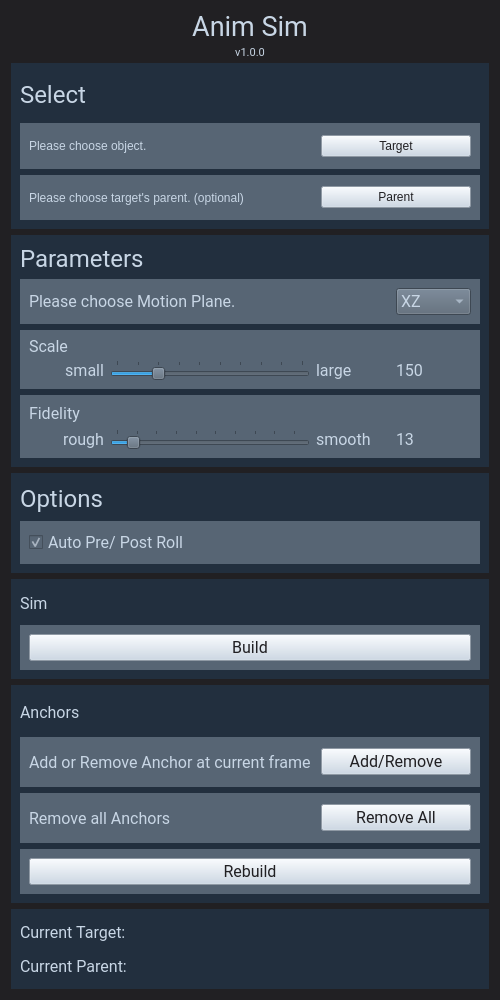
<?xml version="1.0" encoding="UTF-8"?>
<ui version="4.0">
 <class>wgAnimSim</class>
 <widget class="QWidget" name="wgAnimSim">
  <property name="geometry">
   <rect>
    <x>0</x>
    <y>0</y>
    <width>500</width>
    <height>1000</height>
   </rect>
  </property>
  <property name="maximumSize">
   <size>
    <width>500</width>
    <height>1000</height>
   </size>
  </property>
  <property name="font">
   <font>
    <family>Roboto</family>
    <pointsize>12</pointsize>
   </font>
  </property>
  <property name="windowTitle">
   <string>AnimSim</string>
  </property>
  <property name="windowIcon">
   <iconset resource="animSim.qrc">
    <normaloff>:/arrows/img/helicopter-icon-21952.png</normaloff>:/arrows/img/helicopter-icon-21952.png</iconset>
  </property>
  <property name="styleSheet">
   <string notr="true">background-color: rgb(33, 32, 35);
color: rgb(200, 214, 229);
font: 12pt &quot;Roboto&quot;;</string>
  </property>
  <layout class="QVBoxLayout" name="verticalLayout">
   <item>
    <layout class="QVBoxLayout" name="verticalLayout_2" stretch="0,0,0">
     <item>
      <widget class="QLabel" name="label">
       <property name="maximumSize">
        <size>
         <width>16777215</width>
         <height>30</height>
        </size>
       </property>
       <property name="font">
        <font>
         <family>Roboto</family>
         <pointsize>20</pointsize>
         <weight>50</weight>
         <italic>false</italic>
         <bold>false</bold>
        </font>
       </property>
       <property name="styleSheet">
        <string notr="true">font: 20pt &quot;Roboto&quot;;</string>
       </property>
       <property name="text">
        <string>Anim Sim</string>
       </property>
       <property name="alignment">
        <set>Qt::AlignCenter</set>
       </property>
      </widget>
     </item>
     <item>
      <widget class="QLabel" name="lblVersion">
       <property name="maximumSize">
        <size>
         <width>16777215</width>
         <height>10</height>
        </size>
       </property>
       <property name="font">
        <font>
         <family>Roboto</family>
         <pointsize>8</pointsize>
         <weight>50</weight>
         <italic>false</italic>
         <bold>false</bold>
        </font>
       </property>
       <property name="styleSheet">
        <string notr="true">font: 8pt &quot;Roboto&quot;;</string>
       </property>
       <property name="text">
        <string>v1.0.0</string>
       </property>
       <property name="alignment">
        <set>Qt::AlignCenter</set>
       </property>
      </widget>
     </item>
     <item>
      <widget class="QWidget" name="wgSelect" native="true">
       <property name="font">
        <font>
         <family>Roboto</family>
         <pointsize>12</pointsize>
        </font>
       </property>
       <property name="styleSheet">
        <string notr="true">background-color: rgb(34, 47, 62);</string>
       </property>
       <layout class="QVBoxLayout" name="verticalLayout_5">
        <item>
         <widget class="QLabel" name="label_3">
          <property name="maximumSize">
           <size>
            <width>16777215</width>
            <height>50</height>
           </size>
          </property>
          <property name="font">
           <font>
            <family>Roboto</family>
            <pointsize>18</pointsize>
            <weight>50</weight>
            <italic>false</italic>
            <bold>false</bold>
           </font>
          </property>
          <property name="styleSheet">
           <string notr="true">font: 18pt &quot;Roboto&quot;;</string>
          </property>
          <property name="text">
           <string>Select</string>
          </property>
         </widget>
        </item>
        <item>
         <widget class="QWidget" name="widget_2" native="true">
          <property name="maximumSize">
           <size>
            <width>16777215</width>
            <height>50</height>
           </size>
          </property>
          <property name="font">
           <font>
            <family>Roboto</family>
            <pointsize>12</pointsize>
           </font>
          </property>
          <property name="styleSheet">
           <string notr="true">background-color: rgb(87, 101, 116);</string>
          </property>
          <layout class="QHBoxLayout" name="horizontalLayout">
           <item>
            <widget class="QLabel" name="label_4">
             <property name="text">
              <string>Please choose object.</string>
             </property>
            </widget>
           </item>
           <item>
            <widget class="QPushButton" name="btnTarget">
             <property name="minimumSize">
              <size>
               <width>150</width>
               <height>0</height>
              </size>
             </property>
             <property name="maximumSize">
              <size>
               <width>150</width>
               <height>16777215</height>
              </size>
             </property>
             <property name="styleSheet">
              <string notr="true">background-color: rgb(200, 214, 229);
color: rgb(33, 32, 35);</string>
             </property>
             <property name="text">
              <string>Target</string>
             </property>
            </widget>
           </item>
          </layout>
         </widget>
        </item>
        <item>
         <widget class="QWidget" name="widget_3" native="true">
          <property name="maximumSize">
           <size>
            <width>16777215</width>
            <height>50</height>
           </size>
          </property>
          <property name="styleSheet">
           <string notr="true">background-color: rgb(87, 101, 116);</string>
          </property>
          <layout class="QHBoxLayout" name="horizontalLayout_3">
           <item>
            <widget class="QLabel" name="label_5">
             <property name="text">
              <string>Please choose target's parent. (optional)</string>
             </property>
            </widget>
           </item>
           <item>
            <widget class="QPushButton" name="btnParent">
             <property name="minimumSize">
              <size>
               <width>150</width>
               <height>0</height>
              </size>
             </property>
             <property name="maximumSize">
              <size>
               <width>150</width>
               <height>16777215</height>
              </size>
             </property>
             <property name="styleSheet">
              <string notr="true">background-color: rgb(200, 214, 229);
color: rgb(33, 32, 35);</string>
             </property>
             <property name="text">
              <string>Parent</string>
             </property>
            </widget>
           </item>
          </layout>
         </widget>
        </item>
       </layout>
      </widget>
     </item>
    </layout>
   </item>
   <item>
    <widget class="QWidget" name="wgParameters" native="true">
     <property name="autoFillBackground">
      <bool>false</bool>
     </property>
     <property name="styleSheet">
      <string notr="true">background-color: rgb(34, 47, 62);</string>
     </property>
     <layout class="QVBoxLayout" name="verticalLayout_3">
      <item>
       <widget class="QLabel" name="label_6">
        <property name="maximumSize">
         <size>
          <width>16777215</width>
          <height>50</height>
         </size>
        </property>
        <property name="font">
         <font>
          <family>Roboto</family>
          <pointsize>18</pointsize>
          <weight>50</weight>
          <italic>false</italic>
          <bold>false</bold>
         </font>
        </property>
        <property name="styleSheet">
         <string notr="true">font: 18pt &quot;Roboto&quot;;</string>
        </property>
        <property name="text">
         <string>Parameters</string>
        </property>
       </widget>
      </item>
      <item>
       <widget class="QWidget" name="wgMotionPlane" native="true">
        <property name="maximumSize">
         <size>
          <width>16777215</width>
          <height>50</height>
         </size>
        </property>
        <property name="styleSheet">
         <string notr="true">background-color: rgb(87, 101, 116);</string>
        </property>
        <layout class="QHBoxLayout" name="horizontalLayout_4">
         <item>
          <widget class="QLabel" name="label_7">
           <property name="text">
            <string>Please choose Motion Plane.</string>
           </property>
          </widget>
         </item>
         <item>
          <widget class="QComboBox" name="cbxMotionPlane">
           <property name="enabled">
            <bool>true</bool>
           </property>
           <property name="maximumSize">
            <size>
             <width>75</width>
             <height>16777215</height>
            </size>
           </property>
           <property name="editable">
            <bool>false</bool>
           </property>
           <property name="currentText">
            <string>XZ</string>
           </property>
           <item>
            <property name="text">
             <string>XZ</string>
            </property>
           </item>
           <item>
            <property name="text">
             <string>XY</string>
            </property>
           </item>
           <item>
            <property name="text">
             <string>YZ</string>
            </property>
           </item>
          </widget>
         </item>
        </layout>
       </widget>
      </item>
      <item>
       <widget class="QWidget" name="wgScale" native="true">
        <property name="maximumSize">
         <size>
          <width>16777215</width>
          <height>75</height>
         </size>
        </property>
        <property name="layoutDirection">
         <enum>Qt::LeftToRight</enum>
        </property>
        <property name="styleSheet">
         <string notr="true">background-color: rgb(87, 101, 116);</string>
        </property>
        <layout class="QVBoxLayout" name="verticalLayout_8">
         <item>
          <widget class="QLabel" name="label_8">
           <property name="maximumSize">
            <size>
             <width>16777215</width>
             <height>15</height>
            </size>
           </property>
           <property name="font">
            <font>
             <family>Roboto</family>
             <pointsize>12</pointsize>
             <weight>50</weight>
             <italic>false</italic>
             <bold>false</bold>
            </font>
           </property>
           <property name="styleSheet">
            <string notr="true">font: 12pt &quot;Roboto&quot;;</string>
           </property>
           <property name="text">
            <string>Scale</string>
           </property>
          </widget>
         </item>
         <item>
          <layout class="QHBoxLayout" name="horizontalLayout_5">
           <property name="leftMargin">
            <number>0</number>
           </property>
           <property name="topMargin">
            <number>0</number>
           </property>
           <property name="rightMargin">
            <number>0</number>
           </property>
           <property name="bottomMargin">
            <number>0</number>
           </property>
           <item>
            <widget class="QLabel" name="label_9">
             <property name="styleSheet">
              <string notr="true">font: 12pt &quot;Roboto&quot;;</string>
             </property>
             <property name="text">
              <string>small</string>
             </property>
             <property name="alignment">
              <set>Qt::AlignRight|Qt::AlignTrailing|Qt::AlignVCenter</set>
             </property>
            </widget>
           </item>
           <item>
            <widget class="QSlider" name="sldScale">
             <property name="maximumSize">
              <size>
               <width>200</width>
               <height>16777215</height>
              </size>
             </property>
             <property name="minimum">
              <number>50</number>
             </property>
             <property name="maximum">
              <number>500</number>
             </property>
             <property name="singleStep">
              <number>10</number>
             </property>
             <property name="sliderPosition">
              <number>150</number>
             </property>
             <property name="orientation">
              <enum>Qt::Horizontal</enum>
             </property>
             <property name="invertedAppearance">
              <bool>false</bool>
             </property>
             <property name="tickPosition">
              <enum>QSlider::TicksAbove</enum>
             </property>
             <property name="tickInterval">
              <number>50</number>
             </property>
            </widget>
           </item>
           <item>
            <widget class="QLabel" name="label_10">
             <property name="styleSheet">
              <string notr="true">font: 12pt &quot;Roboto&quot;;</string>
             </property>
             <property name="text">
              <string>large</string>
             </property>
             <property name="alignment">
              <set>Qt::AlignLeading|Qt::AlignLeft|Qt::AlignVCenter</set>
             </property>
            </widget>
           </item>
           <item>
            <widget class="QLabel" name="lblScale">
             <property name="enabled">
              <bool>true</bool>
             </property>
             <property name="text">
              <string>150</string>
             </property>
            </widget>
           </item>
          </layout>
         </item>
        </layout>
       </widget>
      </item>
      <item>
       <widget class="QWidget" name="wgFidelity" native="true">
        <property name="maximumSize">
         <size>
          <width>16777215</width>
          <height>75</height>
         </size>
        </property>
        <property name="styleSheet">
         <string notr="true">background-color: rgb(87, 101, 116);</string>
        </property>
        <layout class="QVBoxLayout" name="verticalLayout_9">
         <item>
          <widget class="QLabel" name="label_11">
           <property name="styleSheet">
            <string notr="true">font: 12pt &quot;Roboto&quot;;</string>
           </property>
           <property name="text">
            <string>Fidelity</string>
           </property>
          </widget>
         </item>
         <item>
          <layout class="QHBoxLayout" name="horizontalLayout_7">
           <item>
            <widget class="QLabel" name="label_12">
             <property name="text">
              <string>rough</string>
             </property>
             <property name="alignment">
              <set>Qt::AlignRight|Qt::AlignTrailing|Qt::AlignVCenter</set>
             </property>
            </widget>
           </item>
           <item>
            <widget class="QSlider" name="sldFidelity">
             <property name="maximumSize">
              <size>
               <width>200</width>
               <height>16777215</height>
              </size>
             </property>
             <property name="minimum">
              <number>5</number>
             </property>
             <property name="singleStep">
              <number>2</number>
             </property>
             <property name="sliderPosition">
              <number>13</number>
             </property>
             <property name="orientation">
              <enum>Qt::Horizontal</enum>
             </property>
             <property name="tickPosition">
              <enum>QSlider::TicksAbove</enum>
             </property>
             <property name="tickInterval">
              <number>10</number>
             </property>
            </widget>
           </item>
           <item>
            <widget class="QLabel" name="label_13">
             <property name="text">
              <string>smooth</string>
             </property>
             <property name="alignment">
              <set>Qt::AlignLeading|Qt::AlignLeft|Qt::AlignVCenter</set>
             </property>
            </widget>
           </item>
           <item>
            <widget class="QLabel" name="lblFidelity">
             <property name="text">
              <string>13</string>
             </property>
            </widget>
           </item>
          </layout>
         </item>
        </layout>
       </widget>
      </item>
     </layout>
    </widget>
   </item>
   <item>
    <widget class="QWidget" name="wgOptions" native="true">
     <property name="maximumSize">
      <size>
       <width>16777215</width>
       <height>100</height>
      </size>
     </property>
     <property name="styleSheet">
      <string notr="true">background-color: rgb(34, 47, 62);</string>
     </property>
     <layout class="QVBoxLayout" name="verticalLayout_4">
      <item>
       <widget class="QLabel" name="label_14">
        <property name="maximumSize">
         <size>
          <width>16777215</width>
          <height>50</height>
         </size>
        </property>
        <property name="font">
         <font>
          <family>Roboto</family>
          <pointsize>18</pointsize>
          <weight>50</weight>
          <italic>false</italic>
          <bold>false</bold>
         </font>
        </property>
        <property name="styleSheet">
         <string notr="true">font: 18pt &quot;Roboto&quot;;</string>
        </property>
        <property name="text">
         <string>Options</string>
        </property>
       </widget>
      </item>
      <item>
       <widget class="QWidget" name="wgAutoRoll" native="true">
        <property name="maximumSize">
         <size>
          <width>16777215</width>
          <height>50</height>
         </size>
        </property>
        <property name="styleSheet">
         <string notr="true">background-color: rgb(87, 101, 116);</string>
        </property>
        <layout class="QVBoxLayout" name="verticalLayout_7">
         <item>
          <widget class="QCheckBox" name="chkAutoRoll">
           <property name="layoutDirection">
            <enum>Qt::LeftToRight</enum>
           </property>
           <property name="text">
            <string>Auto Pre/ Post Roll</string>
           </property>
           <property name="checked">
            <bool>true</bool>
           </property>
          </widget>
         </item>
        </layout>
       </widget>
      </item>
     </layout>
    </widget>
   </item>
   <item>
    <widget class="QWidget" name="verticalWidget" native="true">
     <property name="maximumSize">
      <size>
       <width>16777215</width>
       <height>100</height>
      </size>
     </property>
     <property name="styleSheet">
      <string notr="true">background-color: rgb(34, 47, 62);</string>
     </property>
     <layout class="QVBoxLayout" name="verticalLayout_15">
      <item>
       <widget class="QLabel" name="label_2">
        <property name="styleSheet">
         <string notr="true">font: 18pt &quot;Roboto&quot;;</string>
        </property>
        <property name="text">
         <string>Sim</string>
        </property>
       </widget>
      </item>
      <item>
       <layout class="QVBoxLayout" name="verticalLayout_16">
        <item>
         <widget class="QWidget" name="horizontalWidget" native="true">
          <property name="styleSheet">
           <string notr="true">background-color: rgb(87, 101, 116);</string>
          </property>
          <layout class="QHBoxLayout" name="horizontalLayout_2">
           <item>
            <widget class="QPushButton" name="btnBuild">
             <property name="styleSheet">
              <string notr="true">background-color: rgb(200, 214, 229);
color: rgb(33, 32, 35);</string>
             </property>
             <property name="text">
              <string>Build</string>
             </property>
            </widget>
           </item>
          </layout>
         </widget>
        </item>
       </layout>
      </item>
     </layout>
    </widget>
   </item>
   <item>
    <widget class="QWidget" name="verticalWidget" native="true">
     <property name="styleSheet">
      <string notr="true">background-color: rgb(34, 47, 62);</string>
     </property>
     <layout class="QVBoxLayout" name="verticalLayout_6">
      <item>
       <widget class="QLabel" name="label_15">
        <property name="styleSheet">
         <string notr="true">font: 18pt &quot;Roboto&quot;;</string>
        </property>
        <property name="text">
         <string>Anchors</string>
        </property>
       </widget>
      </item>
      <item>
       <widget class="QWidget" name="horizontalWidget_2" native="true">
        <property name="minimumSize">
         <size>
          <width>0</width>
          <height>50</height>
         </size>
        </property>
        <property name="styleSheet">
         <string notr="true">background-color: rgb(87, 101, 116);</string>
        </property>
        <layout class="QHBoxLayout" name="horizontalLayout_11">
         <item>
          <widget class="QLabel" name="label_17">
           <property name="styleSheet">
            <string notr="true">font: 12pt &quot;Roboto&quot;;</string>
           </property>
           <property name="text">
            <string>Add or Remove Anchor at current frame</string>
           </property>
          </widget>
         </item>
         <item>
          <widget class="QPushButton" name="btnAddRemoveAnchor">
           <property name="maximumSize">
            <size>
             <width>150</width>
             <height>16777215</height>
            </size>
           </property>
           <property name="styleSheet">
            <string notr="true">background-color: rgb(200, 214, 229);
color: rgb(33, 32, 35);</string>
           </property>
           <property name="text">
            <string>Add/Remove</string>
           </property>
          </widget>
         </item>
        </layout>
       </widget>
      </item>
      <item>
       <widget class="QWidget" name="horizontalWidget" native="true">
        <property name="minimumSize">
         <size>
          <width>0</width>
          <height>50</height>
         </size>
        </property>
        <property name="styleSheet">
         <string notr="true">background-color: rgb(87, 101, 116);</string>
        </property>
        <layout class="QHBoxLayout" name="horizontalLayout_6">
         <item>
          <widget class="QLabel" name="label_16">
           <property name="styleSheet">
            <string notr="true">font: 12pt &quot;Roboto&quot;;</string>
           </property>
           <property name="text">
            <string>Remove all Anchors</string>
           </property>
          </widget>
         </item>
         <item>
          <widget class="QPushButton" name="btnRemoveAllAnchor">
           <property name="maximumSize">
            <size>
             <width>150</width>
             <height>16777215</height>
            </size>
           </property>
           <property name="styleSheet">
            <string notr="true">background-color: rgb(200, 214, 229);
color: rgb(33, 32, 35);</string>
           </property>
           <property name="text">
            <string>Remove All</string>
           </property>
          </widget>
         </item>
        </layout>
       </widget>
      </item>
      <item>
       <widget class="QWidget" name="horizontalWidget" native="true">
        <property name="styleSheet">
         <string notr="true">background-color: rgb(87, 101, 116);</string>
        </property>
        <layout class="QHBoxLayout" name="horizontalLayout_13">
         <item>
          <widget class="QPushButton" name="btnRebuild">
           <property name="styleSheet">
            <string notr="true">background-color: rgb(200, 214, 229);
color: rgb(33, 32, 35);</string>
           </property>
           <property name="text">
            <string>Rebuild</string>
           </property>
          </widget>
         </item>
        </layout>
       </widget>
      </item>
     </layout>
    </widget>
   </item>
   <item>
    <widget class="QWidget" name="wgInfo" native="true">
     <property name="maximumSize">
      <size>
       <width>16777215</width>
       <height>80</height>
      </size>
     </property>
     <property name="styleSheet">
      <string notr="true">background-color: rgb(34, 47, 62);
font: 10pt &quot;Roboto&quot;;</string>
     </property>
     <layout class="QVBoxLayout" name="verticalLayout_10">
      <item>
       <layout class="QGridLayout" name="gridLayout">
        <item row="0" column="0">
         <widget class="QLabel" name="label_19">
          <property name="styleSheet">
           <string notr="true">font: 10pt &quot;Roboto&quot;;</string>
          </property>
          <property name="text">
           <string>Current Target:</string>
          </property>
         </widget>
        </item>
        <item row="1" column="0">
         <widget class="QLabel" name="label_20">
          <property name="styleSheet">
           <string notr="true">font: 10pt &quot;Roboto&quot;;</string>
          </property>
          <property name="text">
           <string>Current Parent:</string>
          </property>
         </widget>
        </item>
        <item row="0" column="1">
         <widget class="QLabel" name="lblCurrentTarget">
          <property name="font">
           <font>
            <family>Roboto</family>
            <pointsize>10</pointsize>
            <weight>50</weight>
            <italic>false</italic>
            <bold>false</bold>
           </font>
          </property>
          <property name="text">
           <string/>
          </property>
         </widget>
        </item>
        <item row="1" column="1">
         <widget class="QLabel" name="lblCurrentParent">
          <property name="text">
           <string/>
          </property>
         </widget>
        </item>
       </layout>
      </item>
     </layout>
    </widget>
   </item>
  </layout>
 </widget>
 <resources>
  <include location="animSim.qrc"/>
 </resources>
 <connections/>
</ui>
